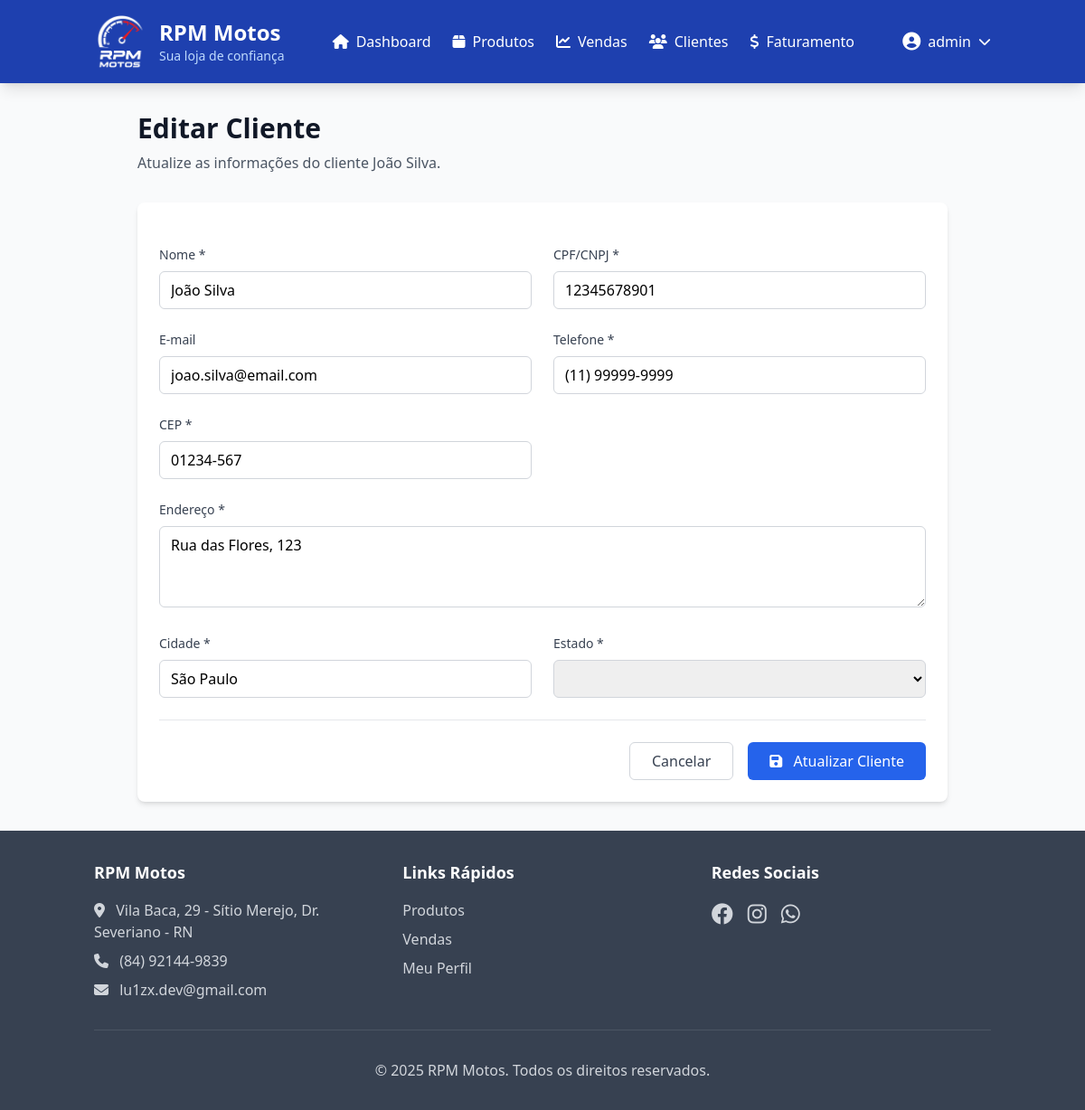
The app's page /vendas/clientes/1/editar/ (signed in) with its own data.
### usuarios/models.py (models this page shows, shortened)
class Usuario(AbstractUser):
    TIPO_CHOICES = [
        ('proprietario', 'Proprietário'),
        ('vendedor', 'Vendedor'),
        ('gerente', 'Gerente'),
    ]
    tipo_usuario = models.CharField(
        max_length=20,
        choices=TIPO_CHOICES,
        default='vendedor',
        verbose_name=_('Tipo de Usuário')
    )
    telefone = models.CharField(max_length=15, blank=True, verbose_name=_('Telefone'))
    endereco = models.TextField(blank=True, verbose_name=_('Endereço'))
    data_nascimento = models.DateField(null=True, blank=True, verbose_name=_('Data de Nascimento'))
    cpf = models.CharField(max_length=14, unique=True, blank=True, null=True, verbose_name=_('CPF'))
    class Meta:
        verbose_name = _('Usuário')
        verbose_name_plural = _('Usuários')
    @property
    def is_proprietario(self):
        return self.tipo_usuario == 'proprietario'

### vendas/models.py (models this page shows, shortened)
class Cliente(models.Model):
    TIPO_CHOICES = [
        ('pessoa_fisica', 'Pessoa Física'),
        ('pessoa_juridica', 'Pessoa Jurídica'),
    ]
    nome = models.CharField(max_length=200, verbose_name=_('Nome'))
    tipo = models.CharField(
        max_length=20,
        choices=TIPO_CHOICES,
        default='pessoa_fisica',
        verbose_name=_('Tipo')
    )
    cpf_cnpj = models.CharField(max_length=18, unique=True, verbose_name=_('CPF/CNPJ'))
    email = models.EmailField(blank=True, verbose_name=_('E-mail'))
    telefone = models.CharField(max_length=15, verbose_name=_('Telefone'))
    endereco = models.TextField(verbose_name=_('Endereço'))
    cidade = models.CharField(max_length=100, verbose_name=_('Cidade'))
    estado = models.CharField(max_length=2, verbose_name=_('Estado'))
    cep = models.CharField(max_length=9, verbose_name=_('CEP'))
    data_cadastro = models.DateTimeField(auto_now_add=True, verbose_name=_('Data de Cadastro'))
    ativo = models.BooleanField(default=True, verbose_name=_('Ativo'))
    class Meta:
        verbose_name = _('Cliente')
        verbose_name_plural = _('Clientes')
        ordering = ['nome']

### vendas/views.py (the view)
# urls.py: path('clientes/<int:pk>/editar/', views.editar_cliente, name='editar_cliente'),
@login_required
def editar_cliente(request, pk):
    cliente = get_object_or_404(Cliente, pk=pk)
    if request.method == 'POST':
        form = ClienteForm(request.POST, instance=cliente)
        if form.is_valid():
            form.save()
            messages.success(request, 'Cliente atualizado com sucesso!')
            return redirect('vendas:detalhe_cliente', pk=cliente.pk)
    else:
        form = ClienteForm(instance=cliente)
    context = {
        'form': form,
        'cliente': cliente,
        'titulo': f'Editar Cliente - {cliente.nome}'
    }
    return render(request, 'vendas/clientes/form.html', context)

### templates/vendas/clientes/form.html (shortened to what this page needs)
{% extends 'base.html' %}
{% block content %}
<div class="max-w-4xl mx-auto">
    <div class="mb-8">
        <h1 class="text-3xl font-bold text-gray-900 mb-2">
            {% if cliente %}Editar Cliente{% else %}Novo Cliente{% endif %}
        </h1>
        <p class="text-gray-600">
            {% if cliente %}
                Atualize as informações do cliente {{ cliente.nome }}.
            {% else %}
                Cadastre um novo cliente no sistema.
            {% endif %}
        </p>
    </div>
    <div class="bg-white rounded-lg shadow-md p-6">
        <form method="post" class="space-y-6">
            <div class="grid grid-cols-1 md:grid-cols-2 gap-6">
                <div>
                    <label for="{{ form.nome.id_for_label }}" class="block text-sm font-medium text-gray-700 mb-2">
                        Nome *
                    </label>
                    {{ form.nome }}
                </div>
                <div>
                    <label for="{{ form.cpf_cnpj.id_for_label }}" class="block text-sm font-medium text-gray-700 mb-2">
                        CPF/CNPJ *
                    </label>
                    {{ form.cpf_cnpj }}
                </div>
                <div>
                    <label for="{{ form.email.id_for_label }}" class="block text-sm font-medium text-gray-700 mb-2">
                        E-mail
                    </label>
                    {{ form.email }}
                </div>
                <div>
                    <label for="{{ form.telefone.id_for_label }}" class="block text-sm font-medium text-gray-700 mb-2">
                        Telefone *
                    </label>
                    {{ form.telefone }}
                </div>
                <div>
                    <label for="{{ form.cep.id_for_label }}" class="block text-sm font-medium text-gray-700 mb-2">
                        CEP *
                    </label>
                    {{ form.cep }}
                </div>
            </div>
            <div>
                <label for="{{ form.endereco.id_for_label }}" class="block text-sm font-medium text-gray-700 mb-2">
                    Endereço *
                </label>
                {{ form.endereco }}
            </div>
            <div class="grid grid-cols-1 md:grid-cols-2 gap-6">
                <div>
                    <label for="{{ form.cidade.id_for_label }}" class="block text-sm font-medium text-gray-700 mb-2">
                        Cidade *
                    </label>
                    {{ form.cidade }}
                </div>
                <div>
                    <label for="{{ form.estado.id_for_label }}" class="block text-sm font-medium text-gray-700 mb-2">
                        Estado *
                    </label>
                    {{ form.estado }}
                </div>
            </div>
            <div class="flex justify-end space-x-4 pt-6 border-t border-gray-200">
                <a href="{% url 'vendas:lista_clientes' %}" class="px-6 py-2 border border-gray-300 text-gray-700 rounded-md hover:bg-gray-50 transition-colors">
                    Cancelar
                </a>
                <button type="submit" class="px-6 py-2 bg-blue-600 text-white rounded-md hover:bg-blue-700 transition-colors">
                    <i class="fas fa-save mr-2"></i>
                    {% if cliente %}Atualizar{% else %}Criar{% endif %} Cliente
                </button>
            </div>
        </form>
    </div>
</div>
{% endblock %}

### templates/base.html (shortened to what this page needs)
<!DOCTYPE html>
<html lang="pt-BR">
<head>
    {% load static %}
    <script src="https://cdn.tailwindcss.com"></script>
    <link rel="stylesheet" href="https://cdnjs.cloudflare.com/ajax/libs/font-awesome/6.4.0/css/all.min.css">
</head>
<body class="bg-gray-50 min-h-screen">
    <header class="bg-moto-blue text-white shadow-lg">
        <div class="container mx-auto px-4 py-4">
            <div class="flex items-center justify-between">
                <div class="flex items-center space-x-3">
                    <img src="{% static 'img/logo.jpg' %}" alt="RPM Motos" height="60" width="60" >
                    <div>
                        <h1 class="text-2xl font-bold">RPM Motos</h1>
                        <p class="text-sm text-blue-200">Sua loja de confiança</p>
                    </div>
                </div>
                <nav class="hidden md:flex items-center space-x-6">
                    <a href="{% url 'usuarios:dashboard' %}" class="hover:text-blue-200 transition-colors">
                        <i class="fas fa-home mr-2"></i>Dashboard
                    </a>
                    <a href="{% url 'produtos:lista' %}" class="hover:text-blue-200 transition-colors">
                        <i class="fas fa-box mr-2"></i>Produtos
                    </a>
                    <a href="{% url 'vendas:dashboard' %}" class="hover:text-blue-200 transition-colors">
                        <i class="fas fa-chart-line mr-2"></i>Vendas
                    </a>
                    <a href="{% url 'vendas:lista_clientes' %}" class="hover:text-blue-200 transition-colors">
                        <i class="fas fa-users mr-2"></i>Clientes
                    </a>
                    {% if user.is_proprietario %}
                    <a href="{% url 'vendas:faturamento' %}" class="hover:text-blue-200 transition-colors">
                        <i class="fas fa-dollar-sign mr-2"></i>Faturamento
                    </a>
                    {% endif %}
                </nav>
                <div class="flex items-center space-x-4">
                    {% if user.is_authenticated %}
                        <div class="relative group" x-data="{ open: false }">
                            <button @click="open = !open" class="flex items-center space-x-2 hover:text-blue-200 transition-colors">
                                <i class="fas fa-user-circle text-xl"></i>
                                <span>{{ user.get_full_name|default:user.username }}</span>
                                <i class="fas fa-chevron-down text-sm"></i>
                            </button>
                        </div>
                    {% endif %}
                </div>
            </div>
        </div>
    </header>
    <main class="container mx-auto px-4 py-8">
        {% block content %}{% endblock %}
    </main>
    <footer class="bg-moto-gray text-white mt-auto">
        <div class="container mx-auto px-4 py-8">
            <div class="grid grid-cols-1 md:grid-cols-3 gap-8">
                <div>
                    <h3 class="text-lg font-semibold mb-4">RPM Motos</h3>
                    <p class="text-gray-300 mb-2">
                        <i class="fas fa-map-marker-alt mr-2"></i>
                        Vila Baca, 29 - Sítio Merejo, Dr. Severiano - RN
                    </p>
                    <p class="text-gray-300 mb-2">
                        <i class="fas fa-phone mr-2"></i>
                        (84) 92144-9839
                    </p>
                    <p class="text-gray-300">
                        <i class="fas fa-envelope mr-2"></i>
                        lu1zx.dev@gmail.com
                    </p>
                </div>
                <div>
                    <h3 class="text-lg font-semibold mb-4">Links Rápidos</h3>
                    <ul class="space-y-2">
                        <li><a href="{% url 'produtos:lista' %}" class="text-gray-300 hover:text-white transition-colors">Produtos</a></li>
                        <li><a href="{% url 'vendas:dashboard' %}" class="text-gray-300 hover:text-white transition-colors">Vendas</a></li>
                        <li><a href="{% url 'usuarios:perfil' %}" class="text-gray-300 hover:text-white transition-colors">Meu Perfil</a></li>
                    </ul>
                </div>
                <div>
                    <h3 class="text-lg font-semibold mb-4">Redes Sociais</h3>
                    <div class="flex space-x-4">
                        <a target="_blank" href="https://www.facebook.com/" class="text-gray-300 hover:text-white transition-colors">
                            <i class="fab fa-facebook text-2xl"></i>
                        </a>
                        <a target="_blank" href="https://www.instagram.com/lu1z_nt" class="text-gray-300 hover:text-white transition-colors">
                            <i class="fab fa-instagram text-2xl"></i>
                        </a>
                        <a target="_blank" href="https://wa.me/5584921449839?text=Olá, me interessei pelas motos" class="text-gray-300 hover:text-white transition-colors">
                            <i class="fab fa-whatsapp text-2xl"></i>
                        </a>
                    </div>
                </div>
            </div>
            <div class="border-t border-gray-600 mt-8 pt-8 text-center">
                <p class="text-gray-300">
                    &copy; 2025 RPM Motos. Todos os direitos reservados.
                </p>
            </div>
        </div>
    </footer>
</body>
</html>

### records on screen
Usuario: get_full_name "admin"
Cliente: nome "João Silva", cpf_cnpj "12345678901", email "joao.silva@email.com", telefone "(11) 99999-9999", cep "01234-567", endereco "Rua das Flores, 123", cidade "São Paulo"
